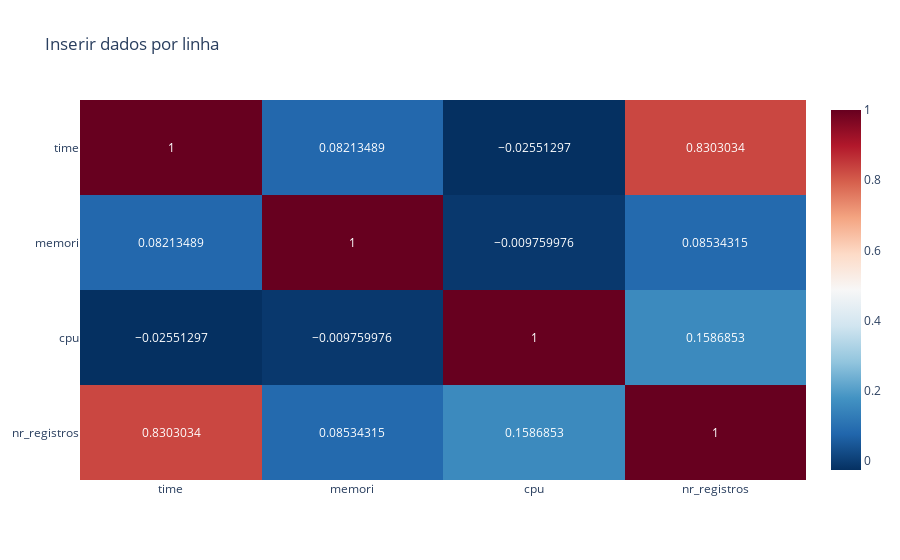

Source (notebook cell):
### Code cell
fig = px.imshow(df_insert_per_row_corr, text_auto=True, aspect='auto', color_continuous_scale='RdBu_r',title='Inserir dados por linha')
fig.show()

### Figure 1 — Plotly figure (JSON) as saved in the notebook; plotly's stock layout.template omitted (floating-point values rounded to 4 significant figures)
{"data": [{"coloraxis": "coloraxis", "hovertemplate": "x: %{x}<br>y: %{y}<br>color: %{z}<extra></extra>", "name": "0", "texttemplate": "%{z}", "type": "heatmap", "x": ["time", "memori", "cpu", "nr_registros"], "xaxis": "x", "y": ["time", "memori", "cpu", "nr_registros"], "yaxis": "y", "z": [[1.0, 0.08213, -0.02551, 0.8303], [0.08213, 1.0, -0.00976, 0.08534], [-0.02551, -0.00976, 1.0, 0.1587], [0.8303, 0.08534, 0.1587, 1.0]]}], "layout": {"coloraxis": {"colorscale": [[0, "rgb(5,48,97)"], [0.1, "rgb(33,102,172)"], [0.2, "rgb(67,147,195)"], [0.3, "rgb(146,197,222)"], [0.4, "rgb(209,229,240)"], [0.5, "rgb(247,247,247)"], [0.6, "rgb(253,219,199)"], [0.7, "rgb(244,165,130)"], [0.8, "rgb(214,96,77)"], [0.9, "rgb(178,24,43)"], [1, "rgb(103,0,31)"]]}, "title": {"text": "Inserir dados por linha"}, "xaxis": {"anchor": "y", "domain": [0, 1]}, "yaxis": {"anchor": "x", "autorange": "reversed", "domain": [0, 1]}}}
